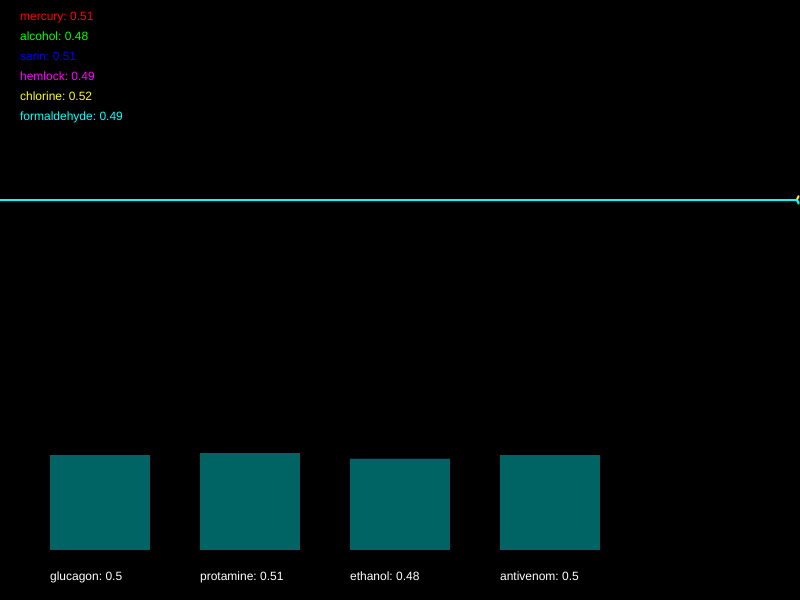
Frame 1 (no input)
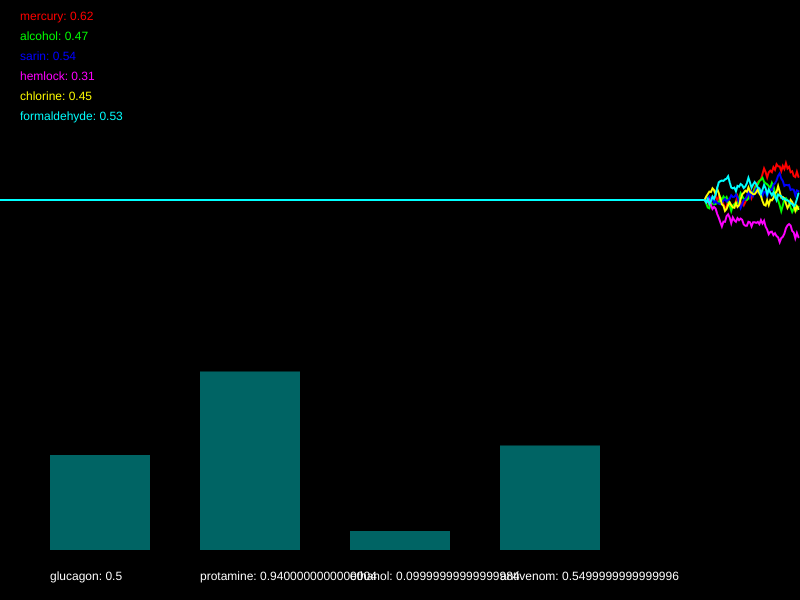
Frame 60 (no input)
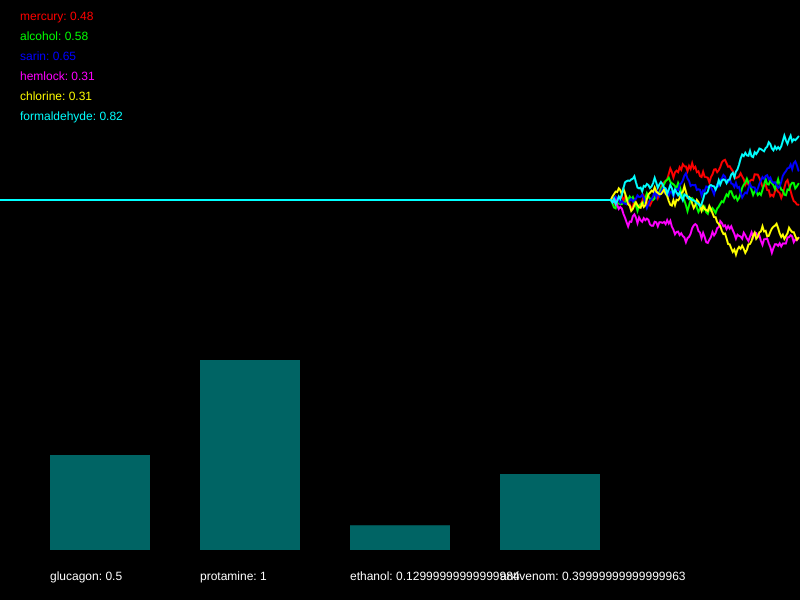
Frame 120 (the mouse pressed at the canvas centre since frame 60)

The p5.js sketch that drew these frames (run headless with seeded random() and noise() and a simulated clock; from frame 60 on, the mouse is pressed at the canvas centre):

// p5.js sketch
// ── sketch.js
/*

Officer: 1820440
CaseNum: 401-2-92823594-1820440

Case 401 - The Case of Norbert's Weiner Stand
Stage 3 - Bilious bagel

As I suspected Norbert has struck again. Ever inventive he’s set up a bagel stand and
has laced the cream cheese with an ingenious but vicious toxin. This one is quite
deadly so get yourself down to the lab right away.

You must develop the antidote by using conditional statements in the draw loop to
do the following.

	- If formaldehyde dips below 0.31 and chlorine goes above 0.4, reduce glucagon by 0.04
	- If hemlock goes above 0.54 or sarin dips below 0.36, whilst at the same time, mercury goes above 0.41, increase glucagon by 0.01
	- When formaldehyde dips below 0.28 and chlorine dips below 0.66, decrease protamine by 0.01
	- If alcohol goes above 0.48 or sarin dips below 0.32, increment protamine by 0.01
	- When formaldehyde dips below 0.52 and hemlock dips below 0.62, or on the other hand, sarin dips below 0.35, try decreasing ethanol by 0.02
	- When alcohol dips below 0.44 or mercury dips below 0.38, try increasing ethanol by 0.01
	- If alcohol dips below 0.52 and chlorine dips below 0.61, reduce antivenom by 0.05
	- When either formaldehyde dips below 0.41, sarin goes above 0.67, or perhaps hemlock goes above 0.34, try increasing antivenom by 0.05


Your conditional statements should:

consider the following poisons:

	- mercury
	- alcohol
	- sarin
	- hemlock
	- chlorine
	- formaldehyde


and modify the following antidotes:

	- glucagon
	- protamine
	- ethanol
	- antivenom


- There are many ways to complete this task but you should only use the
following commands:

	if(){}
	+=
	-=

*/

//Declare the poison variables
var mercury;
var alcohol;
var sarin;
var hemlock;
var chlorine;
var formaldehyde;


//Declare the antidote variables
var glucagon;
var protamine;
var ethanol;
var antivenom;


//This variable is used for drawing the graph
var graphs;


function setup()
{

	createCanvas(800,600);
	strokeWeight(2);

	//initialise the poisons and antidotes
	mercury = 0.5;
	alcohol = 0.5;
	sarin = 0.5;
	hemlock = 0.5;
	chlorine = 0.5;
	formaldehyde = 0.5;
	glucagon = 0.5;
	protamine = 0.5;
	ethanol = 0.5;
	antivenom = 0.5;


	//fills the graph with empty values
	graphs = [];

	for(var i = 0; i < 6; i++)
	{
		graphs.push([]);
		for(var j = 0; j < 512; j++)
		{
			graphs[i].push(0.5);
		}
	}

}

function draw()
{

	//Develop the antidote below
	//Write conditional statements to change the amount of each substance ...

	// - If formaldehyde dips below 0.31 and chlorine goes above 0.4, reduce glucagon by 0.04
	if (formaldehyde <= 0.31 && chlorine >= 0.4)
	{
		glucagon -= 0.04
	}

	// - If hemlock goes above 0.54 or sarin dips below 0.36, whilst at the same time, mercury goes above 0.41, increase glucagon by 0.01
	if ((hemlock >= 0.54 || sarin <= 0.36) && mercury >= 0.41)
	{
		glucagon += 0.01
	}

	// - When formaldehyde dips below 0.28 and chlorine dips below 0.66, decrease protamine by 0.01
	if (formaldehyde <= 0.28 && chlorine <= 0.66)
	{
		protamine -= 0.01
	}

	// - If alcohol goes above 0.48 or sarin dips below 0.32, increment protamine by 0.01
	if (alcohol >= 0.48 || sarin <= 0.32)
	{
		protamine += 0.01
	}

	// - When formaldehyde dips below 0.52 and hemlock dips below 0.62, or on the other hand, sarin dips below 0.35, try decreasing ethanol by 0.02
	if ((formaldehyde <= 0.52 && hemlock <= 0.62) || sarin <= 0.35)
	{
		ethanol -=0.02
	}

	// - When alcohol dips below 0.44 or mercury dips below 0.38, try increasing ethanol by 0.01
	if (alcohol <= 0.44 || mercury <= 0.38)
	{
		ethanol += 0.01
	}
	
	// - If alcohol dips below 0.52 and chlorine dips below 0.61, reduce antivenom by 0.05
	if (alcohol <= 0.52 && chlorine <= 0.61)
	{
		antivenom -= 0.05
	}
	
	// - When either formaldehyde dips below 0.41, sarin goes above 0.67, or perhaps hemlock goes above 0.34, try increasing antivenom by 0.05
	if(formaldehyde <= 0.41 || sarin >= 0.67 || hemlock >= 0.34)
	{
		antivenom +=0.05
	}

	//////////////////////////////////////////////////////

	//the code below generates new values using random numbers

	/*
		For testing, you might want to temporarily comment out
		these lines and set the same variables to constant values
		instead.
	*/

	mercury = nextValue(graphs[0],mercury);
	alcohol = nextValue(graphs[1],alcohol);
	sarin = nextValue(graphs[2],sarin);
	hemlock = nextValue(graphs[3],hemlock);
	chlorine = nextValue(graphs[4],chlorine);
	formaldehyde = nextValue(graphs[5],formaldehyde);


	glucagon = constrain(glucagon, 0, 1);
	protamine = constrain(protamine, 0, 1);
	ethanol = constrain(ethanol, 0, 1);
	antivenom = constrain(antivenom, 0, 1);


	///////// DO NOT CHANGE THE CODE BELOW ///////////

	//drawing code

	// set background
	background(0);
	noFill();

	//draw the graphs for the vitals
	var colors = [
	color(255, 0, 0),
	color(0, 255, 0),
	color(0, 0, 255),
	color(255, 0, 255),
	color(255, 255, 0),
	color(0, 255, 255)
	];

	for(var i = 0; i < graphs.length; i++)
	{
		stroke(colors[i]);
		drawGraph(graphs[i]);
	}

	//draw the poisons as text
	noStroke();
	fill(colors[0]);
	text('mercury: ' + nf(mercury,1,2), 20,20);
	fill(colors[1]);
	text('alcohol: ' + nf(alcohol,1,2), 20,40);
	fill(colors[2]);
	text('sarin: ' + nf(sarin,1,2), 20,60);
	fill(colors[3]);
	text('hemlock: ' + nf(hemlock,1,2), 20,80);
	fill(colors[4]);
	text('chlorine: ' + nf(chlorine,1,2), 20,100);
	fill(colors[5]);
	text('formaldehyde: ' + nf(formaldehyde,1,2), 20,120);


	//draw the antidotes bar chart
	drawBar(glucagon,50,'glucagon');
	drawBar(protamine,200,'protamine');
	drawBar(ethanol,350,'ethanol');
	drawBar(antivenom,500,'antivenom');


}

function nextValue(graph, val)
{
	//gets the next value for a vital and puts it in an array for drawing
	var delta = random(-0.03,0.03);

	val += delta;
	if(val > 1 || val < 0)
	{
		delta *= -1;
		val += delta * 2;
	}

	graph.push(val)
	graph.shift();
	return val;
}

function drawGraph(graph)
{
	//draws an array as a graph
	beginShape();
	for(var i = 0; i < graph.length; i++)
	{
			vertex(width * i/512, height * 0.5 - graph[i]* height/3)
	}
	endShape();
}


function drawBar(val, x, name)
{
	//draws the bars for bar chart
    noStroke();
    fill(0,100,100);
	var mh = height * 0.4 - 50;
	rect(x,(height - 50) - val*mh, 100, val*mh);
    fill(255);
	text(name + ": " + val, x, height - 20);
}
